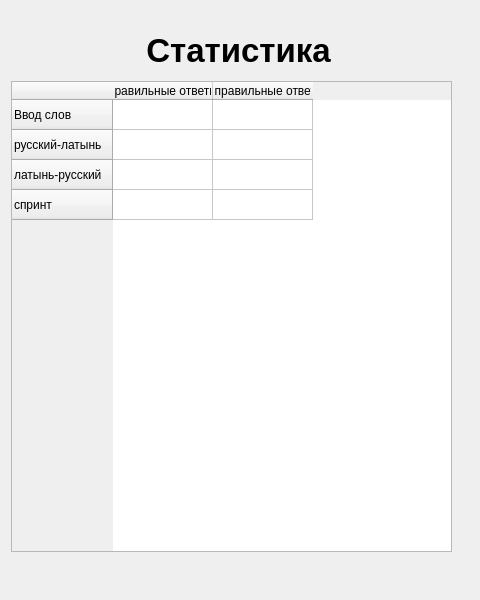
<?xml version="1.0" encoding="UTF-8"?>
<ui version="4.0">
 <class>Statistic</class>
 <widget class="QWidget" name="Statistic">
  <property name="geometry">
   <rect>
    <x>0</x>
    <y>0</y>
    <width>480</width>
    <height>600</height>
   </rect>
  </property>
  <property name="windowTitle">
   <string>Form</string>
  </property>
  <widget class="QLabel" name="label">
   <property name="geometry">
    <rect>
     <x>33</x>
     <y>20</y>
     <width>411</width>
     <height>61</height>
    </rect>
   </property>
   <property name="sizePolicy">
    <sizepolicy hsizetype="Expanding" vsizetype="Expanding">
     <horstretch>0</horstretch>
     <verstretch>0</verstretch>
    </sizepolicy>
   </property>
   <property name="font">
    <font>
     <pointsize>25</pointsize>
     <weight>75</weight>
     <italic>false</italic>
     <bold>true</bold>
    </font>
   </property>
   <property name="text">
    <string>Статистика</string>
   </property>
   <property name="alignment">
    <set>Qt::AlignCenter</set>
   </property>
  </widget>
  <widget class="QTableWidget" name="tableWidget">
   <property name="geometry">
    <rect>
     <x>11</x>
     <y>81</y>
     <width>441</width>
     <height>471</height>
    </rect>
   </property>
   <property name="sizePolicy">
    <sizepolicy hsizetype="Expanding" vsizetype="Expanding">
     <horstretch>0</horstretch>
     <verstretch>0</verstretch>
    </sizepolicy>
   </property>
   <property name="minimumSize">
    <size>
     <width>441</width>
     <height>471</height>
    </size>
   </property>
   <property name="maximumSize">
    <size>
     <width>441</width>
     <height>471</height>
    </size>
   </property>
   <property name="focusPolicy">
    <enum>Qt::NoFocus</enum>
   </property>
   <property name="acceptDrops">
    <bool>false</bool>
   </property>
   <property name="layoutDirection">
    <enum>Qt::LeftToRight</enum>
   </property>
   <property name="autoFillBackground">
    <bool>false</bool>
   </property>
   <row>
    <property name="text">
     <string>Ввод слов</string>
    </property>
   </row>
   <row>
    <property name="text">
     <string>русский-латынь</string>
    </property>
   </row>
   <row>
    <property name="text">
     <string>латынь-русский</string>
    </property>
   </row>
   <row>
    <property name="text">
     <string>спринт</string>
    </property>
   </row>
   <column>
    <property name="text">
     <string>правильные ответы</string>
    </property>
   </column>
   <column>
    <property name="text">
     <string>неправильные ответы</string>
    </property>
   </column>
   <item row="2" column="0">
    <property name="text">
     <string/>
    </property>
    <property name="font">
     <font>
      <pointsize>11</pointsize>
     </font>
    </property>
    <property name="textAlignment">
     <set>AlignCenter</set>
    </property>
   </item>
  </widget>
 </widget>
 <resources/>
 <connections/>
</ui>
